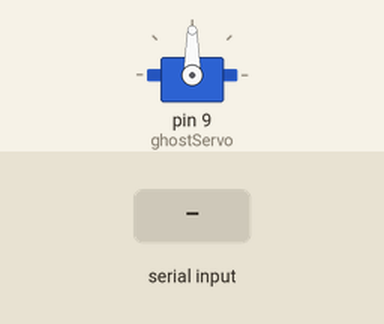
Recording of a sketch running on a simulated Arduino Uno, built with avr-gcc and run on an emulated ATmega328P. On the bench: servo. The inputs (shaded band) are chosen by the test bench.

Above: at 1.2 s.
1.3 s: "L" received over Serial
At 1.9 s:
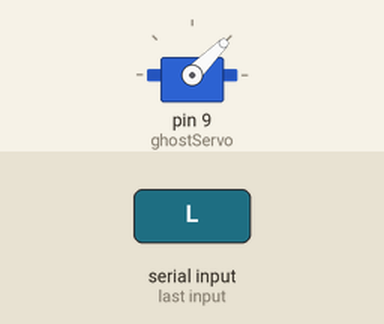
2.8 s: "l" received over Serial
At 4.0 s:
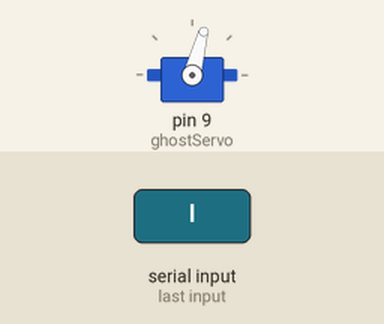
4.3 s: "R" received over Serial
At 5.4 s:
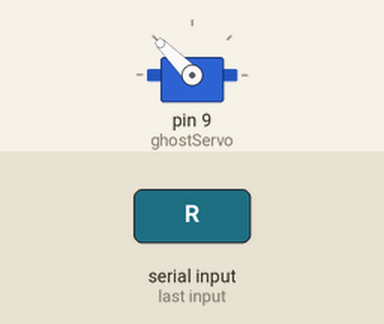
5.8 s: "r" received over Serial
At 6.5 s:
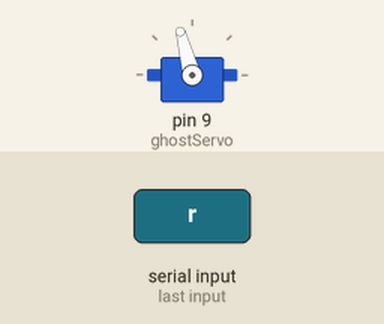
7.3 s: "C" received over Serial
At 7.6 s:
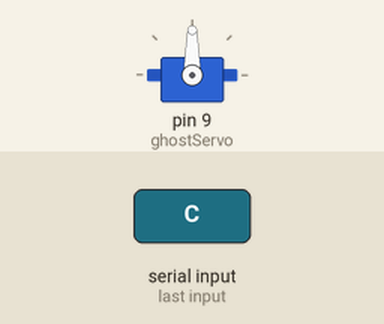
Timing chart, 0 to 9.8 s (numbered marks = the images above; inputs shaded):
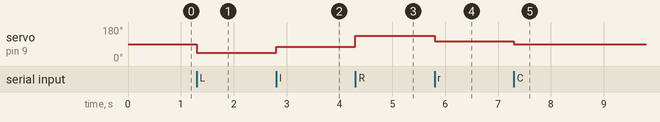

The sketch:

ghost_servo.ino
```cpp
// GHOST experimental servo output — Arduino UNO + SG90, signal on D9. Subtle +/-15 degree travel.
// Legacy L/C/R and subtle l/c/r bytes at 115200 baud. No changes to the STM32 firmware.
#include <Servo.h>
Servo ghostServo;
void setup() {
  ghostServo.attach(9);
  ghostServo.write(90);
  Serial.begin(115200);
}
void loop() {
  while (Serial.available() > 0) {
    const char command = Serial.read();
    switch (command) {
      case 'L': ghostServo.write(45); break; // Legacy Full Demo, unchanged.
      case 'l': ghostServo.write(75); break; // New calibration copy: subtle travel.
      case 'C':
      case 'c': ghostServo.write(90); break;
      case 'R': ghostServo.write(135); break; // Legacy Full Demo, unchanged.
      case 'r': ghostServo.write(105); break;
      default: break; // Ignore other bytes, including CR/LF.
    }
  }
}
```

Measured:
- after the input at 1.3 s, servo on pin 9 (ghostServo): 90° → 45° at once
- after the input at 2.8 s, servo on pin 9 (ghostServo): 45° → 75° at once
- after the input at 4.3 s, servo on pin 9 (ghostServo): 75° → 135° at once
- after the input at 5.8 s, servo on pin 9 (ghostServo): 135° → 105° at once
- after the input at 7.3 s, servo on pin 9 (ghostServo): 105° → 90° at once
